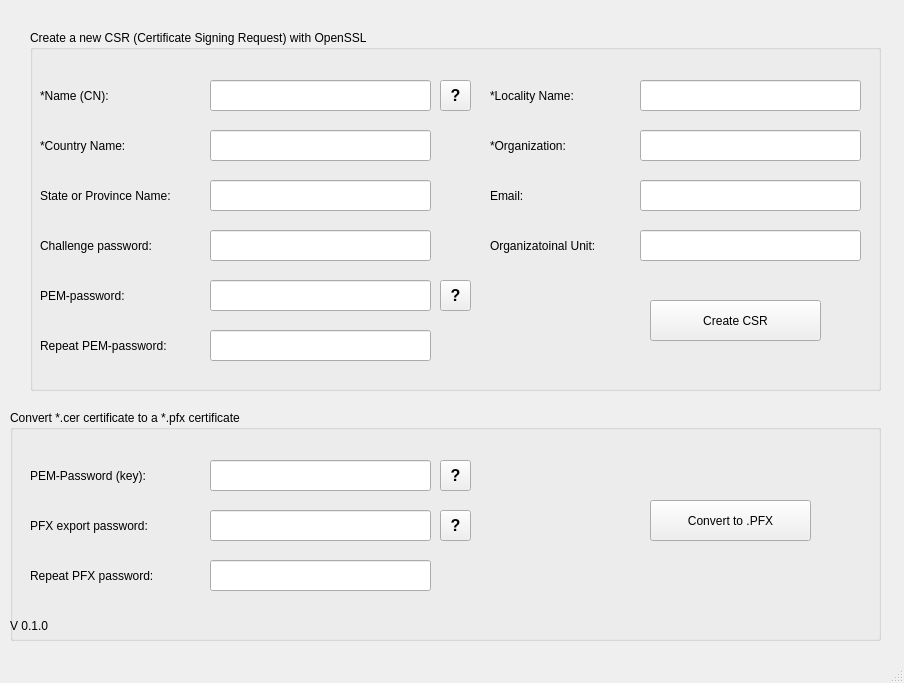
<?xml version="1.0" encoding="UTF-8"?>
<ui version="4.0">
 <class>MainWindow</class>
 <widget class="QMainWindow" name="MainWindow">
  <property name="geometry">
   <rect>
    <x>0</x>
    <y>0</y>
    <width>904</width>
    <height>683</height>
   </rect>
  </property>
  <property name="windowTitle">
   <string>OpenSSL GUI</string>
  </property>
  <widget class="QWidget" name="centralwidget">
   <widget class="QGroupBox" name="groupBox">
    <property name="geometry">
     <rect>
      <x>10</x>
      <y>410</y>
      <width>871</width>
      <height>231</height>
     </rect>
    </property>
    <property name="toolTip">
    <string>Note: Only necessary if a PEM password was set</string>
    </property>
    <property name="title">
    <string>Convert *.cer certificate to a *.pfx certificate</string>
    </property>
    <widget class="QLabel" name="label_10">
     <property name="geometry">
      <rect>
       <x>20</x>
       <y>50</y>
       <width>141</width>
       <height>31</height>
      </rect>
     </property>
     <property name="text">
      <string>PEM-Password (key):</string>
     </property>
    </widget>
    <widget class="QLineEdit" name="txt_pass_key">
     <property name="geometry">
      <rect>
       <x>200</x>
       <y>50</y>
       <width>221</width>
       <height>31</height>
      </rect>
     </property>
     <property name="text">
      <string/>
     </property>
     <property name="echoMode">
      <enum>QLineEdit::Password</enum>
     </property>
    </widget>
    <widget class="QLineEdit" name="txt_pass_2">
     <property name="geometry">
      <rect>
       <x>200</x>
       <y>150</y>
       <width>221</width>
       <height>31</height>
      </rect>
     </property>
     <property name="text">
      <string/>
     </property>
     <property name="echoMode">
      <enum>QLineEdit::Password</enum>
     </property>
    </widget>
    <widget class="QLabel" name="label_9">
     <property name="geometry">
      <rect>
       <x>20</x>
       <y>150</y>
       <width>151</width>
       <height>31</height>
      </rect>
     </property>
     <property name="text">
      <string>Repeat PFX password:</string>
     </property>
    </widget>
    <widget class="QPushButton" name="convert_pfx">
     <property name="geometry">
      <rect>
       <x>640</x>
       <y>90</y>
       <width>161</width>
       <height>41</height>
      </rect>
     </property>
     <property name="text">
      <string>Convert to .PFX</string>
     </property>
    </widget>
    <widget class="QLineEdit" name="txt_pass_1">
     <property name="geometry">
      <rect>
       <x>200</x>
       <y>100</y>
       <width>221</width>
       <height>31</height>
      </rect>
     </property>
     <property name="text">
      <string/>
     </property>
     <property name="echoMode">
      <enum>QLineEdit::Password</enum>
     </property>
    </widget>
    <widget class="QLabel" name="label_8">
     <property name="geometry">
      <rect>
       <x>20</x>
       <y>100</y>
       <width>141</width>
       <height>31</height>
      </rect>
     </property>
     <property name="text">
      <string>PFX export password:</string>
     </property>
    </widget>
    <widget class="QToolButton" name="toolButton">
     <property name="geometry">
      <rect>
       <x>430</x>
       <y>50</y>
       <width>31</width>
       <height>31</height>
      </rect>
     </property>
     <property name="font">
      <font>
       <pointsize>12</pointsize>
       <bold>true</bold>
      </font>
     </property>
     <property name="autoFillBackground">
      <bool>false</bool>
     </property>
     <property name="text">
      <string>?</string>
     </property>
    </widget>
    <widget class="QToolButton" name="toolButton_2">
     <property name="geometry">
      <rect>
       <x>430</x>
       <y>100</y>
       <width>31</width>
       <height>31</height>
      </rect>
     </property>
     <property name="font">
      <font>
       <pointsize>12</pointsize>
       <bold>true</bold>
      </font>
     </property>
     <property name="autoFillBackground">
      <bool>false</bool>
     </property>
     <property name="text">
      <string>?</string>
     </property>
    </widget>
    <widget class="QLabel" name="label_14">
     <property name="geometry">
      <rect>
       <x>0</x>
       <y>200</y>
       <width>101</width>
       <height>31</height>
      </rect>
     </property>
     <property name="text">
      <string>V 0.1.0</string>
     </property>
    </widget>
   </widget>
   <widget class="QGroupBox" name="groupBox_2">
    <property name="geometry">
     <rect>
      <x>30</x>
      <y>30</y>
      <width>851</width>
      <height>361</height>
     </rect>
    </property>
    <property name="title">
     <string>Create a new CSR (Certificate Signing Request) with OpenSSL</string>
    </property>
    <widget class="QLineEdit" name="txt_state">
     <property name="geometry">
      <rect>
       <x>180</x>
       <y>150</y>
       <width>221</width>
       <height>31</height>
      </rect>
     </property>
    </widget>
    <widget class="QLabel" name="label_2">
     <property name="geometry">
      <rect>
       <x>10</x>
       <y>100</y>
       <width>101</width>
       <height>31</height>
      </rect>
     </property>
     <property name="text">
      <string>*Country Name:</string>
     </property>
    </widget>
    <widget class="QLineEdit" name="txt_org">
     <property name="geometry">
      <rect>
       <x>610</x>
       <y>100</y>
       <width>221</width>
       <height>31</height>
      </rect>
     </property>
    </widget>
    <widget class="QLabel" name="label_4">
     <property name="geometry">
      <rect>
       <x>460</x>
       <y>50</y>
       <width>121</width>
       <height>31</height>
      </rect>
     </property>
     <property name="text">
      <string>*Locality Name:</string>
     </property>
    </widget>
    <widget class="QLineEdit" name="txt_country">
     <property name="geometry">
      <rect>
       <x>180</x>
       <y>100</y>
       <width>221</width>
       <height>31</height>
      </rect>
     </property>
    </widget>
    <widget class="QLabel" name="label_7">
     <property name="geometry">
      <rect>
       <x>460</x>
       <y>150</y>
       <width>111</width>
       <height>31</height>
      </rect>
     </property>
     <property name="text">
      <string>Email:</string>
     </property>
    </widget>
    <widget class="QLineEdit" name="txt_name">
     <property name="geometry">
      <rect>
       <x>180</x>
       <y>50</y>
       <width>221</width>
       <height>31</height>
      </rect>
     </property>
    </widget>
    <widget class="QLabel" name="label_3">
     <property name="geometry">
      <rect>
       <x>10</x>
       <y>150</y>
       <width>161</width>
       <height>31</height>
      </rect>
     </property>
     <property name="text">
      <string>State or Province Name:</string>
     </property>
    </widget>
    <widget class="QLabel" name="label_6">
     <property name="geometry">
      <rect>
       <x>460</x>
       <y>200</y>
       <width>141</width>
       <height>31</height>
      </rect>
     </property>
     <property name="text">
      <string>Organizatoinal Unit:</string>
     </property>
    </widget>
    <widget class="QLineEdit" name="txt_email">
     <property name="geometry">
      <rect>
       <x>610</x>
       <y>150</y>
       <width>221</width>
       <height>31</height>
      </rect>
     </property>
     <property name="text">
      <string/>
     </property>
    </widget>
    <widget class="QLabel" name="label_5">
     <property name="geometry">
      <rect>
       <x>460</x>
       <y>100</y>
       <width>111</width>
       <height>31</height>
      </rect>
     </property>
     <property name="text">
      <string>*Organization:</string>
     </property>
    </widget>
    <widget class="QLineEdit" name="txt_locality">
     <property name="geometry">
      <rect>
       <x>610</x>
       <y>50</y>
       <width>221</width>
       <height>31</height>
      </rect>
     </property>
    </widget>
    <widget class="QLineEdit" name="txt_orgunit">
     <property name="geometry">
      <rect>
       <x>610</x>
       <y>200</y>
       <width>221</width>
       <height>31</height>
      </rect>
     </property>
    </widget>
    <widget class="QLabel" name="label">
     <property name="geometry">
      <rect>
       <x>10</x>
       <y>50</y>
       <width>81</width>
       <height>31</height>
      </rect>
     </property>
     <property name="font">
      <font>
       <pointsize>9</pointsize>
      </font>
     </property>
     <property name="text">
      <string>*Name (CN):</string>
     </property>
    </widget>
    <widget class="QPushButton" name="btn_new">
     <property name="geometry">
      <rect>
       <x>620</x>
       <y>270</y>
       <width>171</width>
       <height>41</height>
      </rect>
     </property>
     <property name="text">
      <string>Create CSR</string>
     </property>
    </widget>
    <widget class="QLabel" name="label_11">
     <property name="geometry">
      <rect>
       <x>10</x>
       <y>250</y>
       <width>141</width>
       <height>31</height>
      </rect>
     </property>
     <property name="text">
      <string>PEM-password:</string>
     </property>
    </widget>
    <widget class="QLabel" name="label_12">
     <property name="geometry">
      <rect>
       <x>10</x>
       <y>300</y>
       <width>161</width>
       <height>31</height>
      </rect>
     </property>
     <property name="text">
      <string>Repeat PEM-password:</string>
     </property>
    </widget>
    <widget class="QLabel" name="label_13">
     <property name="geometry">
      <rect>
       <x>10</x>
       <y>200</y>
       <width>141</width>
       <height>31</height>
      </rect>
     </property>
     <property name="text">
      <string>Challenge password:</string>
     </property>
    </widget>
    <widget class="QLineEdit" name="txt_challenge_pass">
     <property name="geometry">
      <rect>
       <x>180</x>
       <y>200</y>
       <width>221</width>
       <height>31</height>
      </rect>
     </property>
    </widget>
    <widget class="QLineEdit" name="txt_pem_1">
     <property name="geometry">
      <rect>
       <x>180</x>
       <y>250</y>
       <width>221</width>
       <height>31</height>
      </rect>
     </property>
     <property name="echoMode">
      <enum>QLineEdit::Password</enum>
     </property>
    </widget>
    <widget class="QLineEdit" name="txt_pem_2">
     <property name="geometry">
      <rect>
       <x>180</x>
       <y>300</y>
       <width>221</width>
       <height>31</height>
      </rect>
     </property>
     <property name="echoMode">
      <enum>QLineEdit::Password</enum>
     </property>
    </widget>
    <widget class="QToolButton" name="toolButton_3">
     <property name="geometry">
      <rect>
       <x>410</x>
       <y>250</y>
       <width>31</width>
       <height>31</height>
      </rect>
     </property>
     <property name="font">
      <font>
       <pointsize>12</pointsize>
       <bold>true</bold>
      </font>
     </property>
     <property name="autoFillBackground">
      <bool>false</bool>
     </property>
     <property name="text">
      <string>?</string>
     </property>
    </widget>
    <widget class="QToolButton" name="toolButton_4">
     <property name="geometry">
      <rect>
       <x>410</x>
       <y>50</y>
       <width>31</width>
       <height>31</height>
      </rect>
     </property>
     <property name="font">
      <font>
       <pointsize>12</pointsize>
       <bold>true</bold>
      </font>
     </property>
     <property name="autoFillBackground">
      <bool>false</bool>
     </property>
     <property name="text">
      <string>?</string>
     </property>
    </widget>
    <zorder>txt_state</zorder>
    <zorder>label_2</zorder>
    <zorder>txt_org</zorder>
    <zorder>label_4</zorder>
    <zorder>txt_country</zorder>
    <zorder>label_7</zorder>
    <zorder>txt_name</zorder>
    <zorder>label_3</zorder>
    <zorder>label_6</zorder>
    <zorder>label_5</zorder>
    <zorder>txt_locality</zorder>
    <zorder>txt_orgunit</zorder>
    <zorder>label</zorder>
    <zorder>btn_new</zorder>
    <zorder>txt_email</zorder>
    <zorder>label_11</zorder>
    <zorder>label_12</zorder>
    <zorder>label_13</zorder>
    <zorder>txt_challenge_pass</zorder>
    <zorder>txt_pem_1</zorder>
    <zorder>txt_pem_2</zorder>
    <zorder>toolButton_3</zorder>
    <zorder>toolButton_4</zorder>
   </widget>
  </widget>
  <widget class="QMenuBar" name="menubar">
   <property name="geometry">
    <rect>
     <x>0</x>
     <y>0</y>
     <width>904</width>
     <height>26</height>
    </rect>
   </property>
  </widget>
  <widget class="QStatusBar" name="statusbar"/>
 </widget>
 <tabstops>
  <tabstop>txt_name</tabstop>
  <tabstop>txt_country</tabstop>
  <tabstop>txt_state</tabstop>
  <tabstop>txt_locality</tabstop>
  <tabstop>txt_org</tabstop>
  <tabstop>txt_email</tabstop>
  <tabstop>txt_orgunit</tabstop>
  <tabstop>txt_challenge_pass</tabstop>
  <tabstop>txt_pem_1</tabstop>
  <tabstop>txt_pem_2</tabstop>
  <tabstop>btn_new</tabstop>
  <tabstop>txt_pass_key</tabstop>
  <tabstop>txt_pass_1</tabstop>
  <tabstop>txt_pass_2</tabstop>
  <tabstop>convert_pfx</tabstop>
 </tabstops>
 <resources/>
 <connections/>
</ui>
